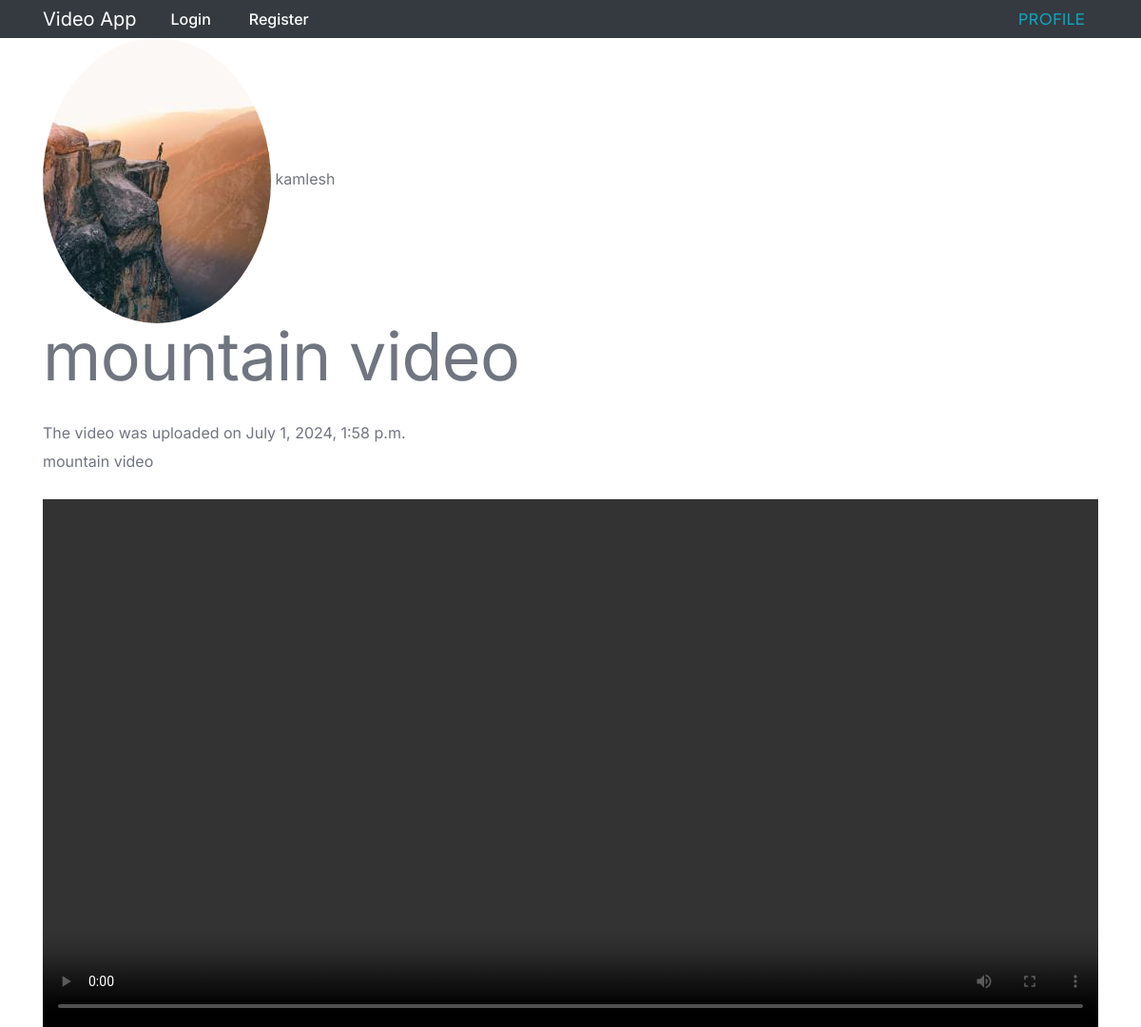
Page /video/7/ on the committed database.
### stream/models.py (models this page shows, shortened)
class VidStream(models.Model):
    streamer = models.ForeignKey(User, on_delete=models.CASCADE)
    title = models.CharField(max_length=300)
    description = models.TextField(max_length=600)
    upload_date = models.DateTimeField(default=timezone.now)
    video = models.FileField(upload_to='')
    duration = models.FloatField(null=True, blank=True)

### streamers/models.py (models this page shows, shortened)
class Profile(models.Model):
    user = models.OneToOneField(User, on_delete=models.CASCADE)
    image = models.ImageField(default="mountain.jpg", upload_to='profile-pics')

### stream/views.py (the view)
# urls.py: path('video/<int:pk>/', VideoDetailView.as_view(), name="video-detail"),
class VideoDetailView(DetailView):
    template_name = "stream/video-detail.html"
    model = VidStream

### stream/templates/stream/video-detail.html (shortened to what this page needs)
{% extends 'stream/base.html' %}
{% block content %}
    <div>
        <img class="rounded-circle border-dark" src="{{ object.streamer.profile.image.url }}">
        <h12>{{ object.streamer.username }}</h12>
    </div>
    <div>
        <h1>{{ object.title }}</h1>
        <h12>The video was uploaded on {{ object.upload_date }}</h12>
        <p>{{ object.description}}</p>
        <video controls>
            <source src="{{ object.video.url }}" type="video/mp4">
        </video>
    </div>
{% endblock content %}

### stream/templates/stream/base.html (shortened to what this page needs)
{% load static %}
<!DOCTYPE html>
<html lang="en">
  <head>
    <link href="{% static 'css/bootstrap.min.css' %}" rel="stylesheet">
    <link href="{% static 'css/style.css' %}" rel="stylesheet">
  </head>
  <body>
    <nav class="navbar navbar-expand-lg navbar-dark bg-dark">
      <div class="container">
        <a class="navbar-brand" href="{% url 'stream:video-list' %}">Video App</a>
        <div class="navbar-nav">
          {% if user.is_authenticated %}
            <a class="nav-item nav-link" href="{% url 'stream:video-create' %}">New Video</a>
            <a class="nav-item nav-link" href="{% url 'stream:search' %}">Search</a>
            <a class="nav-item nav-link" href="{% url 'logout' %}">Logout</a>
          {% else %}
            <a class="nav-item nav-link" href="{% url 'login' %}">Login</a>
            <a class="nav-item nav-link" href="{% url 'register' %}">Register</a>
          {% endif %}
        </div>
        <div class="collapse navbar-collapse" id="navbarResponsive">
          <ul class="navbar-nav ml-auto">
            <li class="nav-item">
              <a class="btn btn-outline-info btn-md" href="{% url 'profile' %}">Profile</a>
            </li>
          </ul>
        </div>
      </div>
    </nav>
    <div class="container" id="app">
        {% block content %}
        {% endblock %}
    </div>
  </body>
</html>

### rows in the picture
VidStream: streamer.profile.image (picture), streamer.username "kamlesh", title "mountain video", upload_date "July 1, 2024, 1:58 p.m.", description "mountain video"
